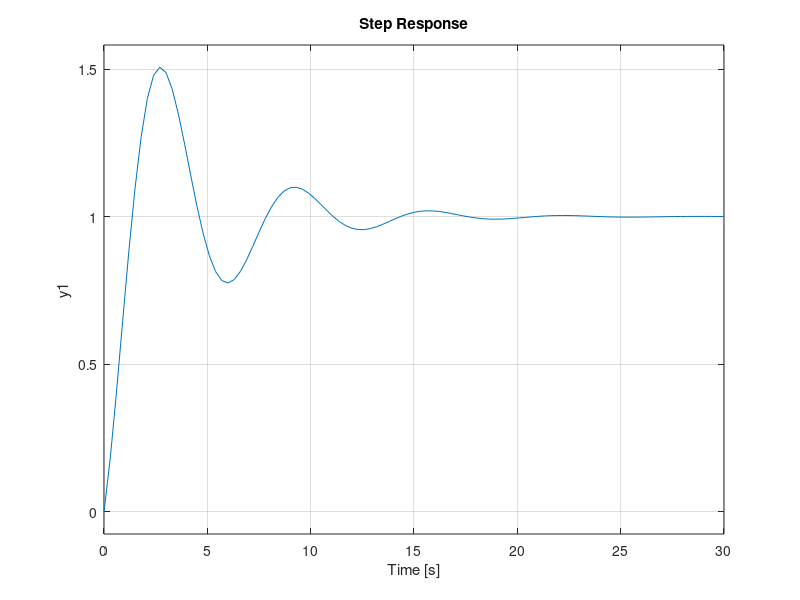

Source code (MATLAB): (Note: this script raises an error after producing the figure.)
clear variables;
close all;
clc;

k = 1;
kd = 0.5;

% Create the closed loop TF 
numerator = [kd, k];
denom = [1, kd, k];

sys = tf(numerator, denom);

step(sys)
stepinfo(sys)